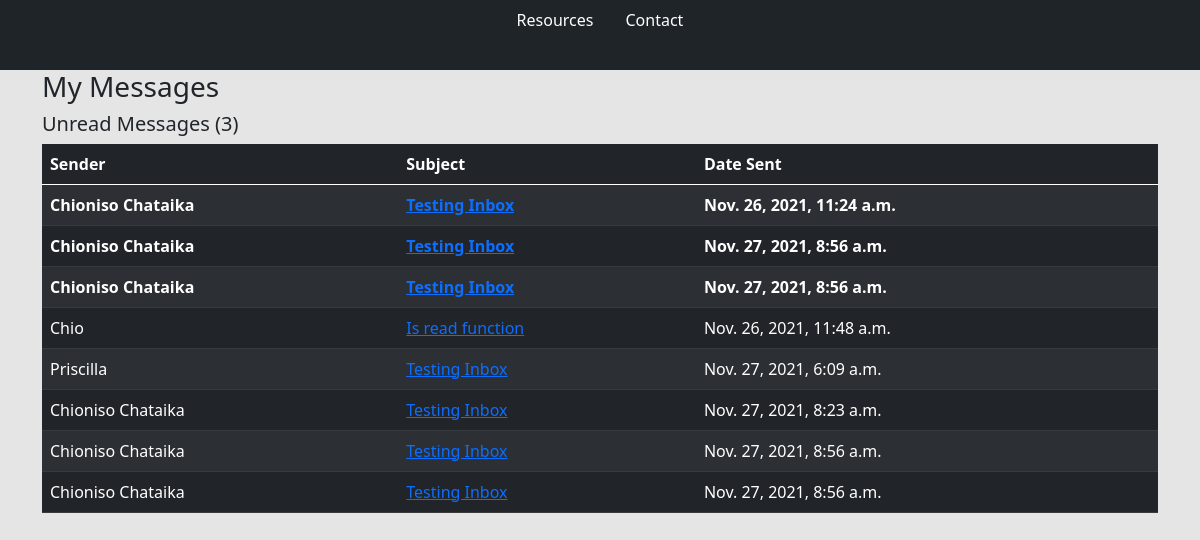
Screenshot of /inbox/ with the database file from the repository.
### base/models.py (models this page shows, shortened)
class Message(models.Model):
    name = models.CharField(max_length=200, null=True)
    email = models.CharField(max_length=200, null=True)
    subject = models.CharField(max_length=200, null=True)
    body = models.TextField()
    is_read = models.BooleanField(default=False)
    created = models.DateTimeField(auto_now_add=True)
    id = models.UUIDField(default=uuid.uuid4, unique=True,
                          primary_key=True, editable=False)

### base/views.py (the view)
# urls.py: path('inbox/', views.inboxPage, name="inbox"),
def inboxPage(request):
    inbox = Message.objects.all().order_by('is_read')
    unreadCount = Message.objects.filter(is_read=False).count()
    context = {'inbox': inbox, 'unreadCount': unreadCount}
    return render(request, 'base/inbox.html', context)

### base/templates/base/inbox.html
{% extends 'base/main.html' %}
{% load static %}
{% block content %}
<div class="container">
    <h3>My Messages</h3>
    <h5>Unread Messages ({{unreadCount}})</h5>
    <table class="table table-dark table-striped">
        <thead>
            <tr>
                <th>Sender</th>
                <th>Subject</th>
                <th>Date Sent</th>
            </tr>
        </thead>
        <tbody>
            {% for message in inbox %}
            {% if message.is_read %}
        <tr>
            {% else %}
        <tr style="font-weight: 900;">
            {% endif %}
            <td>{{message.name}}</td>
                <td><a href="{% url 'message' message.id %}">{{message.subject}}</a></td>
            <td>{{message.created}}</td>
        </tr>
        {% endfor %}
    </tbody>
</table>
</div>
{% endblock content %}

### static/styles/main.css (style rules this page uses)
body { background-color: #E5E5E5; }

### rows the page displays
Message: name "Chioniso Chataika", subject "Testing Inbox", created "Nov. 26, 2021, 11:24 a.m."
Message: name "Chioniso Chataika", subject "Testing Inbox", created "Nov. 27, 2021, 8:56 a.m."
Message: name "Chioniso Chataika", subject "Testing Inbox", created "Nov. 27, 2021, 8:56 a.m."
Message: name "Chio", subject "Is read function", created "Nov. 26, 2021, 11:48 a.m."
Message: name "Priscilla", subject "Testing Inbox", created "Nov. 27, 2021, 6:09 a.m."
Message: name "Chioniso Chataika", subject "Testing Inbox", created "Nov. 27, 2021, 8:23 a.m."
Message: name "Chioniso Chataika", subject "Testing Inbox", created "Nov. 27, 2021, 8:56 a.m."
Message: name "Chioniso Chataika", subject "Testing Inbox", created "Nov. 27, 2021, 8:56 a.m."

### other values shown
{{ unreadCount }} "3"
